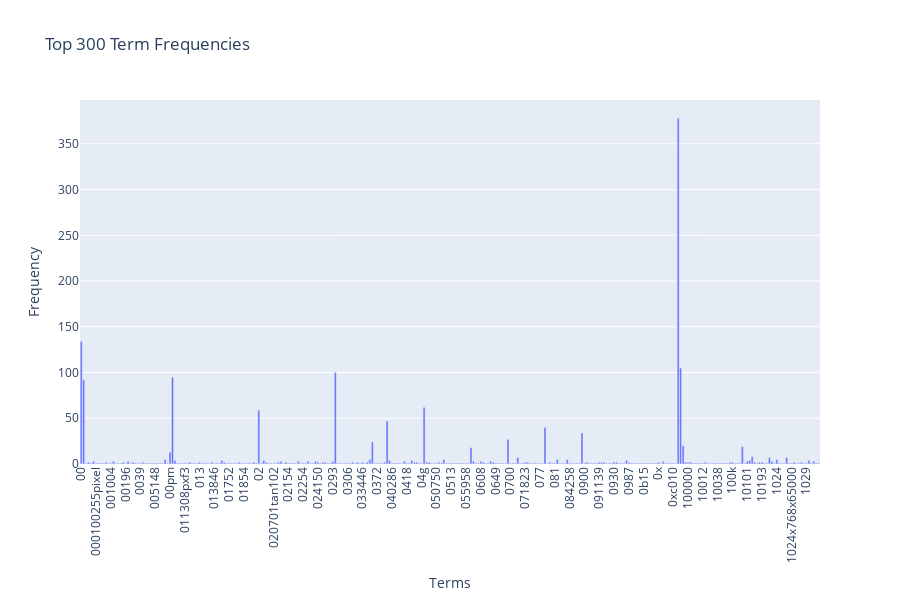

Here is the notebook cell this chart was saved with:
### Markdown cell above
### >>> **Exercise 12 (take home):**
If you want a nicer interactive visualization here, I would encourage you try to install and use plotly to achieve this.

### Code cell
# Answer here
!pip install plotly
import plotly.express as px
import numpy as np

# Efficiently compute term frequencies
term_frequencies = np.asarray(X_counts.sum(axis=0)).flatten()

# Limit the number of terms (first 300 for example)
num_terms = 300
top_terms = count_vect.get_feature_names_out()[:num_terms]
top_term_frequencies = term_frequencies[:num_terms]

# Create a DataFrame for Plotly
df_plotly = pd.DataFrame({
    'Terms': top_terms,
    'Frequency': top_term_frequencies
})

# Plot with Plotly Express
fig = px.bar(df_plotly, x='Terms', y='Frequency', title="Top 300 Term Frequencies",
             labels={'Terms': 'Terms', 'Frequency': 'Frequency'}, height=600)

# Customize layout for better appearance
fig.update_layout(
    xaxis_tickangle=-90,  # Rotate x-axis labels
    xaxis_title="Terms",
    yaxis_title="Frequency",
    bargap=0.2,  # Gap between bars
    hovermode="x unified"  # Show frequency on hover
)

# Show the interactive plot
fig.show()

### Figure 1 — Plotly figure (JSON) as saved in the notebook; plotly's stock layout.template omitted (floating-point values rounded to 4 significant figures; data arrays with more than 128 entries replaced by an {"elided": "..."} marker saying what was removed)
{"data": [{"alignmentgroup": "True", "hovertemplate": "Terms=%{x}<br>Frequency=%{y}<extra></extra>", "legendgroup": "", "marker": {"color": "#636efa", "pattern": {"shape": ""}}, "name": "", "offsetgroup": "", "orientation": "v", "showlegend": false, "textposition": "auto", "type": "bar", "x": {"elided": "300 str values"}, "xaxis": "x", "y": {"elided": "300 int values"}, "yaxis": "y"}], "layout": {"bargap": 0.2, "barmode": "relative", "height": 600, "hovermode": "x unified", "legend": {"tracegroupgap": 0}, "title": {"text": "Top 300 Term Frequencies"}, "xaxis": {"anchor": "y", "domain": [0, 1], "tickangle": -90, "title": {"text": "Terms"}}, "yaxis": {"anchor": "x", "domain": [0, 1], "title": {"text": "Frequency"}}}}
